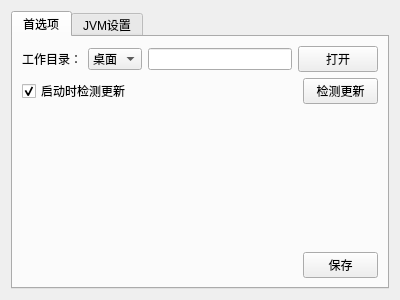
<?xml version="1.0" encoding="UTF-8"?>
<ui version="4.0">
 <class>Form</class>
 <widget class="QWidget" name="Form">
  <property name="geometry">
   <rect>
    <x>0</x>
    <y>0</y>
    <width>400</width>
    <height>300</height>
   </rect>
  </property>
  <property name="windowTitle">
   <string>Text Tools - 设置</string>
  </property>
  <property name="windowIcon">
   <iconset>
    <normaloff>src/img/QIcon.png</normaloff>src/img/QIcon.png</iconset>
  </property>
  <layout class="QGridLayout" name="gridLayout">
   <item row="0" column="0">
    <widget class="QTabWidget" name="tabWidget">
     <property name="currentIndex">
      <number>0</number>
     </property>
     <widget class="QWidget" name="tab_1">
      <attribute name="icon">
       <iconset>
        <normaloff>src/img/Gear.png</normaloff>src/img/Gear.png</iconset>
      </attribute>
      <attribute name="title">
       <string>首选项</string>
      </attribute>
      <layout class="QGridLayout" name="gridLayout_3">
       <item row="3" column="0">
        <spacer name="verticalSpacer">
         <property name="orientation">
          <enum>Qt::Vertical</enum>
         </property>
         <property name="sizeHint" stdset="0">
          <size>
           <width>20</width>
           <height>88</height>
          </size>
         </property>
        </spacer>
       </item>
       <item row="4" column="0">
        <spacer name="horizontalSpacer">
         <property name="orientation">
          <enum>Qt::Horizontal</enum>
         </property>
         <property name="sizeHint" stdset="0">
          <size>
           <width>40</width>
           <height>20</height>
          </size>
         </property>
        </spacer>
       </item>
       <item row="4" column="2">
        <widget class="QPushButton" name="pushButton_save_1">
         <property name="minimumSize">
          <size>
           <width>75</width>
           <height>0</height>
          </size>
         </property>
         <property name="maximumSize">
          <size>
           <width>75</width>
           <height>16777215</height>
          </size>
         </property>
         <property name="text">
          <string>保存</string>
         </property>
        </widget>
       </item>
       <item row="3" column="1">
        <spacer name="verticalSpacer_2">
         <property name="orientation">
          <enum>Qt::Vertical</enum>
         </property>
         <property name="sizeHint" stdset="0">
          <size>
           <width>20</width>
           <height>40</height>
          </size>
         </property>
        </spacer>
       </item>
       <item row="0" column="0" colspan="3">
        <layout class="QHBoxLayout" name="horizontalLayout_3">
         <item>
          <widget class="QLabel" name="label_6">
           <property name="text">
            <string>工作目录：</string>
           </property>
          </widget>
         </item>
         <item>
          <widget class="QComboBox" name="comboBox_workSpace">
           <item>
            <property name="text">
             <string>桌面</string>
            </property>
           </item>
           <item>
            <property name="text">
             <string>文档</string>
            </property>
           </item>
           <item>
            <property name="text">
             <string>其他</string>
            </property>
           </item>
          </widget>
         </item>
         <item>
          <widget class="QLineEdit" name="lineEdit_workSpacePath"/>
         </item>
         <item>
          <widget class="QPushButton" name="pushButton_openWorkSpace">
           <property name="text">
            <string>打开</string>
           </property>
          </widget>
         </item>
        </layout>
       </item>
       <item row="1" column="2">
        <widget class="QPushButton" name="pushButton_check_update">
         <property name="minimumSize">
          <size>
           <width>75</width>
           <height>0</height>
          </size>
         </property>
         <property name="maximumSize">
          <size>
           <width>75</width>
           <height>16777215</height>
          </size>
         </property>
         <property name="text">
          <string>检测更新</string>
         </property>
        </widget>
       </item>
       <item row="1" column="0">
        <widget class="QCheckBox" name="checkBox_checkUpdate">
         <property name="text">
          <string>启动时检测更新</string>
         </property>
         <property name="checked">
          <bool>true</bool>
         </property>
        </widget>
       </item>
      </layout>
     </widget>
     <widget class="QWidget" name="tab_2">
      <attribute name="icon">
       <iconset>
        <normaloff>src/img/JVM.png</normaloff>src/img/JVM.png</iconset>
      </attribute>
      <attribute name="title">
       <string>JVM设置</string>
      </attribute>
      <layout class="QGridLayout" name="gridLayout_2">
       <item row="0" column="0" colspan="3">
        <layout class="QHBoxLayout" name="horizontalLayout">
         <item>
          <widget class="QLabel" name="label">
           <property name="text">
            <string>JVM 路径：</string>
           </property>
          </widget>
         </item>
         <item>
          <widget class="QLineEdit" name="lineEdit_JVM_Path">
           <property name="text">
            <string/>
           </property>
           <property name="placeholderText">
            <string>JAVA_HOME</string>
           </property>
          </widget>
         </item>
         <item>
          <widget class="QPushButton" name="pushButton_open_jvm">
           <property name="text">
            <string>打开</string>
           </property>
          </widget>
         </item>
        </layout>
       </item>
       <item row="2" column="0" colspan="3">
        <layout class="QHBoxLayout" name="horizontalLayout_2">
         <item>
          <widget class="QLabel" name="label_2">
           <property name="text">
            <string>启动分配内存：</string>
           </property>
          </widget>
         </item>
         <item>
          <widget class="QLineEdit" name="lineEdit_JVM_XMS"/>
         </item>
         <item>
          <widget class="QLabel" name="label_3">
           <property name="text">
            <string>运行最大内存：</string>
           </property>
          </widget>
         </item>
         <item>
          <widget class="QLineEdit" name="lineEdit_JVM_XMX"/>
         </item>
        </layout>
       </item>
       <item row="5" column="2">
        <widget class="QPushButton" name="pushButton_save">
         <property name="minimumSize">
          <size>
           <width>75</width>
           <height>0</height>
          </size>
         </property>
         <property name="maximumSize">
          <size>
           <width>75</width>
           <height>16777215</height>
          </size>
         </property>
         <property name="text">
          <string>保存</string>
         </property>
        </widget>
       </item>
       <item row="5" column="0">
        <widget class="QPushButton" name="pushButton_start_JVM">
         <property name="minimumSize">
          <size>
           <width>75</width>
           <height>0</height>
          </size>
         </property>
         <property name="maximumSize">
          <size>
           <width>75</width>
           <height>16777215</height>
          </size>
         </property>
         <property name="text">
          <string>启动JVM</string>
         </property>
        </widget>
       </item>
       <item row="5" column="1">
        <spacer name="horizontalSpacer_2">
         <property name="orientation">
          <enum>Qt::Horizontal</enum>
         </property>
         <property name="sizeHint" stdset="0">
          <size>
           <width>40</width>
           <height>20</height>
          </size>
         </property>
        </spacer>
       </item>
       <item row="4" column="0" colspan="3">
        <widget class="QListWidget" name="listWidget"/>
       </item>
       <item row="3" column="0">
        <widget class="QLabel" name="label_5">
         <property name="text">
          <string>资源文件列表：</string>
         </property>
        </widget>
       </item>
       <item row="1" column="0" colspan="3">
        <widget class="QLabel" name="label_4">
         <property name="text">
          <string>注：JVM 路径为空时将使用环境变量中的JAVA_HOME</string>
         </property>
        </widget>
       </item>
      </layout>
     </widget>
    </widget>
   </item>
  </layout>
 </widget>
 <resources/>
 <connections/>
</ui>
